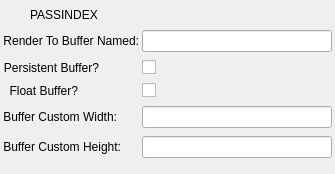
<?xml version="1.0" encoding="UTF-8"?>
<ui version="4.0">
 <class>JSONGUIPassWidget</class>
 <widget class="QWidget" name="JSONGUIPassWidget">
  <property name="geometry">
   <rect>
    <x>0</x>
    <y>0</y>
    <width>335</width>
    <height>174</height>
   </rect>
  </property>
  <property name="windowTitle">
   <string>Form</string>
  </property>
  <layout class="QVBoxLayout" name="verticalLayout">
   <property name="spacing">
    <number>3</number>
   </property>
   <property name="leftMargin">
    <number>3</number>
   </property>
   <property name="topMargin">
    <number>3</number>
   </property>
   <property name="rightMargin">
    <number>3</number>
   </property>
   <property name="bottomMargin">
    <number>3</number>
   </property>
   <item>
    <layout class="QGridLayout" name="gridLayout">
     <item row="0" column="2">
      <widget class="QLabelClickable" name="deleteLabel">
       <property name="sizePolicy">
        <sizepolicy hsizetype="Minimum" vsizetype="Minimum">
         <horstretch>0</horstretch>
         <verstretch>0</verstretch>
        </sizepolicy>
       </property>
       <property name="minimumSize">
        <size>
         <width>24</width>
         <height>24</height>
        </size>
       </property>
       <property name="maximumSize">
        <size>
         <width>24</width>
         <height>24</height>
        </size>
       </property>
       <property name="text">
        <string/>
       </property>
       <property name="pixmap">
        <pixmap resource="../resources.qrc">:/resources/JSONDeleteButtonImage.png</pixmap>
       </property>
       <property name="scaledContents">
        <bool>true</bool>
       </property>
      </widget>
     </item>
     <item row="0" column="1">
      <widget class="QLabel" name="titleLabel">
       <property name="text">
        <string>PASSINDEX</string>
       </property>
      </widget>
     </item>
     <item row="0" column="0">
      <widget class="QLabelDrag" name="dragLabel">
       <property name="sizePolicy">
        <sizepolicy hsizetype="Minimum" vsizetype="Fixed">
         <horstretch>0</horstretch>
         <verstretch>0</verstretch>
        </sizepolicy>
       </property>
       <property name="maximumSize">
        <size>
         <width>24</width>
         <height>24</height>
        </size>
       </property>
       <property name="text">
        <string/>
       </property>
       <property name="pixmap">
        <pixmap resource="../resources.qrc">:/resources/JSONRearrangeButtonImg.png</pixmap>
       </property>
       <property name="scaledContents">
        <bool>true</bool>
       </property>
      </widget>
     </item>
    </layout>
   </item>
   <item>
    <layout class="QFormLayout" name="formLayout">
     <property name="fieldGrowthPolicy">
      <enum>QFormLayout::ExpandingFieldsGrow</enum>
     </property>
     <property name="verticalSpacing">
      <number>8</number>
     </property>
     <item row="0" column="0">
      <widget class="QLabel" name="label_2">
       <property name="minimumSize">
        <size>
         <width>75</width>
         <height>0</height>
        </size>
       </property>
       <property name="text">
        <string>Render To Buffer Named:</string>
       </property>
       <property name="alignment">
        <set>Qt::AlignRight|Qt::AlignTrailing|Qt::AlignVCenter</set>
       </property>
      </widget>
     </item>
     <item row="0" column="1">
      <widget class="QLineEdit" name="targetBufferEdit"/>
     </item>
     <item row="1" column="0">
      <widget class="QLabel" name="label_3">
       <property name="minimumSize">
        <size>
         <width>75</width>
         <height>0</height>
        </size>
       </property>
       <property name="text">
        <string>Persistent Buffer?</string>
       </property>
       <property name="alignment">
        <set>Qt::AlignRight|Qt::AlignTrailing|Qt::AlignVCenter</set>
       </property>
      </widget>
     </item>
     <item row="2" column="0">
      <widget class="QLabel" name="label_4">
       <property name="minimumSize">
        <size>
         <width>75</width>
         <height>0</height>
        </size>
       </property>
       <property name="text">
        <string>Float Buffer?</string>
       </property>
       <property name="alignment">
        <set>Qt::AlignRight|Qt::AlignTrailing|Qt::AlignVCenter</set>
       </property>
      </widget>
     </item>
     <item row="3" column="0">
      <widget class="QLabel" name="label_5">
       <property name="minimumSize">
        <size>
         <width>75</width>
         <height>0</height>
        </size>
       </property>
       <property name="text">
        <string>Buffer Custom Width:</string>
       </property>
       <property name="alignment">
        <set>Qt::AlignRight|Qt::AlignTrailing|Qt::AlignVCenter</set>
       </property>
      </widget>
     </item>
     <item row="3" column="1">
      <widget class="QLineEdit" name="widthEdit">
       <property name="sizePolicy">
        <sizepolicy hsizetype="Expanding" vsizetype="Fixed">
         <horstretch>0</horstretch>
         <verstretch>0</verstretch>
        </sizepolicy>
       </property>
       <property name="minimumSize">
        <size>
         <width>0</width>
         <height>0</height>
        </size>
       </property>
      </widget>
     </item>
     <item row="4" column="0">
      <widget class="QLabel" name="label_6">
       <property name="minimumSize">
        <size>
         <width>75</width>
         <height>0</height>
        </size>
       </property>
       <property name="text">
        <string>Buffer Custom Height:</string>
       </property>
       <property name="alignment">
        <set>Qt::AlignRight|Qt::AlignTrailing|Qt::AlignVCenter</set>
       </property>
      </widget>
     </item>
     <item row="4" column="1">
      <widget class="QLineEdit" name="heightEdit"/>
     </item>
     <item row="1" column="1">
      <widget class="QCheckBox" name="persistentCBox">
       <property name="text">
        <string/>
       </property>
      </widget>
     </item>
     <item row="2" column="1">
      <widget class="QCheckBox" name="floatCBox">
       <property name="text">
        <string/>
       </property>
      </widget>
     </item>
    </layout>
   </item>
  </layout>
 </widget>
 <customwidgets>
  <customwidget>
   <class>QLabelClickable</class>
   <extends>QLabel</extends>
   <header>QLabelClickable.h</header>
  </customwidget>
  <customwidget>
   <class>QLabelDrag</class>
   <extends>QLabel</extends>
   <header>QLabelDrag.h</header>
  </customwidget>
 </customwidgets>
 <resources>
  <include location="../resources.qrc"/>
 </resources>
 <connections/>
</ui>
